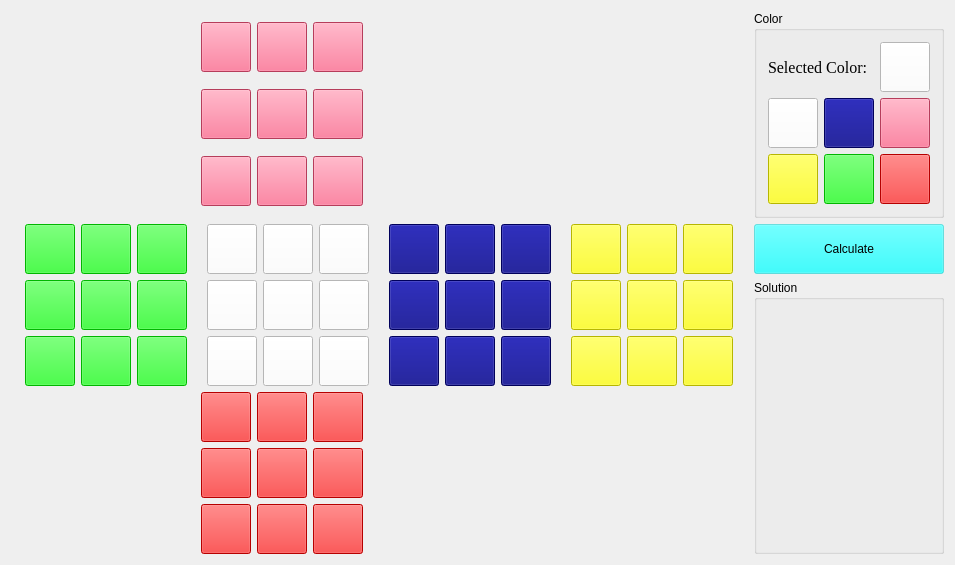
<?xml version="1.0" encoding="UTF-8"?>
<ui version="4.0">
 <class>CubeSolver</class>
 <widget class="QMainWindow" name="CubeSolver">
  <property name="geometry">
   <rect>
    <x>0</x>
    <y>0</y>
    <width>955</width>
    <height>560</height>
   </rect>
  </property>
  <property name="windowTitle">
   <string>CubeSolver</string>
  </property>
  <widget class="QWidget" name="centralWidget">
   <layout class="QGridLayout" name="gridLayout_6">
    <item row="0" column="0">
     <spacer name="horizontalSpacer_2">
      <property name="orientation">
       <enum>Qt::Horizontal</enum>
      </property>
      <property name="sizeHint" stdset="0">
       <size>
        <width>185</width>
        <height>20</height>
       </size>
      </property>
     </spacer>
    </item>
    <item row="0" column="1">
     <layout class="QGridLayout" name="gridLayout_10">
      <item row="2" column="1">
       <widget class="QPushButton" name="U7">
        <property name="minimumSize">
         <size>
          <width>50</width>
          <height>50</height>
         </size>
        </property>
        <property name="maximumSize">
         <size>
          <width>50</width>
          <height>50</height>
         </size>
        </property>
        <property name="styleSheet">
         <string notr="true">background-color: rgba(255, 85, 127, 255);</string>
        </property>
        <property name="text">
         <string/>
        </property>
       </widget>
      </item>
      <item row="0" column="2">
       <widget class="QPushButton" name="U2">
        <property name="minimumSize">
         <size>
          <width>50</width>
          <height>50</height>
         </size>
        </property>
        <property name="maximumSize">
         <size>
          <width>50</width>
          <height>50</height>
         </size>
        </property>
        <property name="styleSheet">
         <string notr="true">background-color: rgba(255, 85, 127, 255);</string>
        </property>
        <property name="text">
         <string/>
        </property>
       </widget>
      </item>
      <item row="0" column="1">
       <widget class="QPushButton" name="U1">
        <property name="minimumSize">
         <size>
          <width>50</width>
          <height>50</height>
         </size>
        </property>
        <property name="maximumSize">
         <size>
          <width>50</width>
          <height>50</height>
         </size>
        </property>
        <property name="styleSheet">
         <string notr="true">background-color: rgba(255, 85, 127, 255);</string>
        </property>
        <property name="text">
         <string/>
        </property>
       </widget>
      </item>
      <item row="1" column="1">
       <widget class="QPushButton" name="U4">
        <property name="minimumSize">
         <size>
          <width>50</width>
          <height>50</height>
         </size>
        </property>
        <property name="maximumSize">
         <size>
          <width>50</width>
          <height>50</height>
         </size>
        </property>
        <property name="styleSheet">
         <string notr="true">background-color: rgba(255, 85, 127, 255);</string>
        </property>
        <property name="text">
         <string/>
        </property>
       </widget>
      </item>
      <item row="2" column="2">
       <widget class="QPushButton" name="U8">
        <property name="minimumSize">
         <size>
          <width>50</width>
          <height>50</height>
         </size>
        </property>
        <property name="maximumSize">
         <size>
          <width>50</width>
          <height>50</height>
         </size>
        </property>
        <property name="styleSheet">
         <string notr="true">background-color: rgba(255, 85, 127, 255);</string>
        </property>
        <property name="text">
         <string/>
        </property>
       </widget>
      </item>
      <item row="1" column="2">
       <widget class="QPushButton" name="U5">
        <property name="minimumSize">
         <size>
          <width>50</width>
          <height>50</height>
         </size>
        </property>
        <property name="maximumSize">
         <size>
          <width>50</width>
          <height>50</height>
         </size>
        </property>
        <property name="styleSheet">
         <string notr="true">background-color: rgba(255, 85, 127, 255);</string>
        </property>
        <property name="text">
         <string/>
        </property>
       </widget>
      </item>
      <item row="0" column="0">
       <widget class="QPushButton" name="U0">
        <property name="minimumSize">
         <size>
          <width>50</width>
          <height>50</height>
         </size>
        </property>
        <property name="maximumSize">
         <size>
          <width>50</width>
          <height>50</height>
         </size>
        </property>
        <property name="styleSheet">
         <string notr="true">background-color: rgba(255, 85, 127, 255);</string>
        </property>
        <property name="text">
         <string/>
        </property>
       </widget>
      </item>
      <item row="1" column="0">
       <widget class="QPushButton" name="U3">
        <property name="minimumSize">
         <size>
          <width>50</width>
          <height>50</height>
         </size>
        </property>
        <property name="maximumSize">
         <size>
          <width>50</width>
          <height>50</height>
         </size>
        </property>
        <property name="styleSheet">
         <string notr="true">background-color: rgba(255, 85, 127, 255);</string>
        </property>
        <property name="text">
         <string/>
        </property>
       </widget>
      </item>
      <item row="2" column="0">
       <widget class="QPushButton" name="U6">
        <property name="minimumSize">
         <size>
          <width>50</width>
          <height>50</height>
         </size>
        </property>
        <property name="maximumSize">
         <size>
          <width>50</width>
          <height>50</height>
         </size>
        </property>
        <property name="styleSheet">
         <string notr="true">background-color: rgba(255, 85, 127, 255);</string>
        </property>
        <property name="text">
         <string/>
        </property>
       </widget>
      </item>
     </layout>
    </item>
    <item row="0" column="2">
     <spacer name="horizontalSpacer_3">
      <property name="orientation">
       <enum>Qt::Horizontal</enum>
      </property>
      <property name="sizeHint" stdset="0">
       <size>
        <width>380</width>
        <height>20</height>
       </size>
      </property>
     </spacer>
    </item>
    <item row="0" column="3">
     <widget class="QGroupBox" name="groupBox">
      <property name="title">
       <string>Color</string>
      </property>
      <layout class="QGridLayout" name="gridLayout_4">
       <item row="0" column="0">
        <layout class="QGridLayout" name="gridLayout_3">
         <item row="0" column="0" colspan="2">
          <widget class="QLabel" name="label">
           <property name="font">
            <font>
             <family>Times New Roman</family>
             <pointsize>12</pointsize>
            </font>
           </property>
           <property name="text">
            <string>Selected Color:</string>
           </property>
          </widget>
         </item>
         <item row="0" column="2">
          <widget class="QPushButton" name="targetColor">
           <property name="minimumSize">
            <size>
             <width>50</width>
             <height>50</height>
            </size>
           </property>
           <property name="maximumSize">
            <size>
             <width>50</width>
             <height>50</height>
            </size>
           </property>
           <property name="styleSheet">
            <string notr="true">background-color: rgba(255, 255, 255, 255);</string>
           </property>
           <property name="text">
            <string/>
           </property>
          </widget>
         </item>
         <item row="1" column="0">
          <widget class="QPushButton" name="color0">
           <property name="minimumSize">
            <size>
             <width>50</width>
             <height>50</height>
            </size>
           </property>
           <property name="maximumSize">
            <size>
             <width>50</width>
             <height>50</height>
            </size>
           </property>
           <property name="styleSheet">
            <string notr="true">background-color: rgba(255, 255, 255, 255);</string>
           </property>
           <property name="text">
            <string/>
           </property>
          </widget>
         </item>
         <item row="1" column="1">
          <widget class="QPushButton" name="color1">
           <property name="minimumSize">
            <size>
             <width>50</width>
             <height>50</height>
            </size>
           </property>
           <property name="maximumSize">
            <size>
             <width>50</width>
             <height>50</height>
            </size>
           </property>
           <property name="styleSheet">
            <string notr="true">background-color: rgba(0, 0, 127, 255);</string>
           </property>
           <property name="text">
            <string/>
           </property>
          </widget>
         </item>
         <item row="1" column="2">
          <widget class="QPushButton" name="color2">
           <property name="minimumSize">
            <size>
             <width>50</width>
             <height>50</height>
            </size>
           </property>
           <property name="maximumSize">
            <size>
             <width>50</width>
             <height>50</height>
            </size>
           </property>
           <property name="styleSheet">
            <string notr="true">background-color: rgba(255, 85, 127, 255);</string>
           </property>
           <property name="text">
            <string/>
           </property>
          </widget>
         </item>
         <item row="2" column="0">
          <widget class="QPushButton" name="color3">
           <property name="minimumSize">
            <size>
             <width>50</width>
             <height>50</height>
            </size>
           </property>
           <property name="maximumSize">
            <size>
             <width>50</width>
             <height>50</height>
            </size>
           </property>
           <property name="styleSheet">
            <string notr="true">background-color: rgba(255, 255, 0, 255);</string>
           </property>
           <property name="text">
            <string/>
           </property>
          </widget>
         </item>
         <item row="2" column="1">
          <widget class="QPushButton" name="color4">
           <property name="minimumSize">
            <size>
             <width>50</width>
             <height>50</height>
            </size>
           </property>
           <property name="maximumSize">
            <size>
             <width>50</width>
             <height>50</height>
            </size>
           </property>
           <property name="styleSheet">
            <string notr="true">background-color: rgba(0, 255, 0, 255);</string>
           </property>
           <property name="text">
            <string/>
           </property>
          </widget>
         </item>
         <item row="2" column="2">
          <widget class="QPushButton" name="color5">
           <property name="minimumSize">
            <size>
             <width>50</width>
             <height>50</height>
            </size>
           </property>
           <property name="maximumSize">
            <size>
             <width>50</width>
             <height>50</height>
            </size>
           </property>
           <property name="styleSheet">
            <string notr="true">background-color: rgba(255, 0, 0, 255);</string>
           </property>
           <property name="text">
            <string/>
           </property>
          </widget>
         </item>
        </layout>
       </item>
      </layout>
     </widget>
    </item>
    <item row="1" column="0" rowspan="2" colspan="3">
     <layout class="QHBoxLayout" name="horizontalLayout">
      <item>
       <layout class="QGridLayout" name="gridLayout">
        <item row="2" column="2">
         <widget class="QPushButton" name="L8">
          <property name="minimumSize">
           <size>
            <width>50</width>
            <height>50</height>
           </size>
          </property>
          <property name="maximumSize">
           <size>
            <width>50</width>
            <height>50</height>
           </size>
          </property>
          <property name="styleSheet">
           <string notr="true">background-color: rgba(0, 255, 0, 255);</string>
          </property>
          <property name="text">
           <string/>
          </property>
         </widget>
        </item>
        <item row="2" column="1">
         <widget class="QPushButton" name="L7">
          <property name="minimumSize">
           <size>
            <width>50</width>
            <height>50</height>
           </size>
          </property>
          <property name="maximumSize">
           <size>
            <width>50</width>
            <height>50</height>
           </size>
          </property>
          <property name="styleSheet">
           <string notr="true">background-color: rgba(0, 255, 0, 255);</string>
          </property>
          <property name="text">
           <string/>
          </property>
         </widget>
        </item>
        <item row="1" column="2">
         <widget class="QPushButton" name="L5">
          <property name="minimumSize">
           <size>
            <width>50</width>
            <height>50</height>
           </size>
          </property>
          <property name="maximumSize">
           <size>
            <width>50</width>
            <height>50</height>
           </size>
          </property>
          <property name="styleSheet">
           <string notr="true">background-color: rgba(0, 255, 0, 255);</string>
          </property>
          <property name="text">
           <string/>
          </property>
         </widget>
        </item>
        <item row="0" column="1">
         <widget class="QPushButton" name="L1">
          <property name="minimumSize">
           <size>
            <width>50</width>
            <height>50</height>
           </size>
          </property>
          <property name="maximumSize">
           <size>
            <width>50</width>
            <height>50</height>
           </size>
          </property>
          <property name="styleSheet">
           <string notr="true">background-color: rgba(0, 255, 0, 255);</string>
          </property>
          <property name="text">
           <string/>
          </property>
         </widget>
        </item>
        <item row="1" column="1">
         <widget class="QPushButton" name="L4">
          <property name="minimumSize">
           <size>
            <width>50</width>
            <height>50</height>
           </size>
          </property>
          <property name="maximumSize">
           <size>
            <width>50</width>
            <height>50</height>
           </size>
          </property>
          <property name="styleSheet">
           <string notr="true">background-color: rgba(0, 255, 0, 255);</string>
          </property>
          <property name="text">
           <string/>
          </property>
         </widget>
        </item>
        <item row="0" column="2">
         <widget class="QPushButton" name="L2">
          <property name="minimumSize">
           <size>
            <width>50</width>
            <height>50</height>
           </size>
          </property>
          <property name="maximumSize">
           <size>
            <width>50</width>
            <height>50</height>
           </size>
          </property>
          <property name="styleSheet">
           <string notr="true">background-color: rgba(0, 255, 0, 255);</string>
          </property>
          <property name="text">
           <string/>
          </property>
         </widget>
        </item>
        <item row="0" column="0">
         <widget class="QPushButton" name="L0">
          <property name="minimumSize">
           <size>
            <width>50</width>
            <height>50</height>
           </size>
          </property>
          <property name="maximumSize">
           <size>
            <width>50</width>
            <height>50</height>
           </size>
          </property>
          <property name="styleSheet">
           <string notr="true">background-color: rgba(0, 255, 0, 255);</string>
          </property>
          <property name="text">
           <string/>
          </property>
         </widget>
        </item>
        <item row="1" column="0">
         <widget class="QPushButton" name="L3">
          <property name="minimumSize">
           <size>
            <width>50</width>
            <height>50</height>
           </size>
          </property>
          <property name="maximumSize">
           <size>
            <width>50</width>
            <height>50</height>
           </size>
          </property>
          <property name="styleSheet">
           <string notr="true">background-color: rgba(0, 255, 0, 255);</string>
          </property>
          <property name="text">
           <string/>
          </property>
         </widget>
        </item>
        <item row="2" column="0">
         <widget class="QPushButton" name="L6">
          <property name="minimumSize">
           <size>
            <width>50</width>
            <height>50</height>
           </size>
          </property>
          <property name="maximumSize">
           <size>
            <width>50</width>
            <height>50</height>
           </size>
          </property>
          <property name="styleSheet">
           <string notr="true">background-color: rgba(0, 255, 0, 255);</string>
          </property>
          <property name="text">
           <string/>
          </property>
         </widget>
        </item>
       </layout>
      </item>
      <item>
       <layout class="QGridLayout" name="gridLayout_2">
        <item row="0" column="2">
         <widget class="QPushButton" name="F2">
          <property name="minimumSize">
           <size>
            <width>50</width>
            <height>50</height>
           </size>
          </property>
          <property name="maximumSize">
           <size>
            <width>50</width>
            <height>50</height>
           </size>
          </property>
          <property name="styleSheet">
           <string notr="true">background-color: rgba(255, 255, 255, 255);</string>
          </property>
          <property name="text">
           <string/>
          </property>
         </widget>
        </item>
        <item row="0" column="1">
         <widget class="QPushButton" name="F1">
          <property name="minimumSize">
           <size>
            <width>50</width>
            <height>50</height>
           </size>
          </property>
          <property name="maximumSize">
           <size>
            <width>50</width>
            <height>50</height>
           </size>
          </property>
          <property name="styleSheet">
           <string notr="true">background-color: rgba(255, 255, 255, 255);</string>
          </property>
          <property name="text">
           <string/>
          </property>
         </widget>
        </item>
        <item row="1" column="2">
         <widget class="QPushButton" name="F5">
          <property name="minimumSize">
           <size>
            <width>50</width>
            <height>50</height>
           </size>
          </property>
          <property name="maximumSize">
           <size>
            <width>50</width>
            <height>50</height>
           </size>
          </property>
          <property name="styleSheet">
           <string notr="true">background-color: rgba(255, 255, 255, 255);</string>
          </property>
          <property name="text">
           <string/>
          </property>
         </widget>
        </item>
        <item row="0" column="0">
         <widget class="QPushButton" name="F0">
          <property name="minimumSize">
           <size>
            <width>50</width>
            <height>50</height>
           </size>
          </property>
          <property name="maximumSize">
           <size>
            <width>50</width>
            <height>50</height>
           </size>
          </property>
          <property name="styleSheet">
           <string notr="true">background-color: rgba(255, 255, 255, 255);</string>
          </property>
          <property name="text">
           <string/>
          </property>
         </widget>
        </item>
        <item row="2" column="2">
         <widget class="QPushButton" name="F8">
          <property name="minimumSize">
           <size>
            <width>50</width>
            <height>50</height>
           </size>
          </property>
          <property name="maximumSize">
           <size>
            <width>50</width>
            <height>50</height>
           </size>
          </property>
          <property name="styleSheet">
           <string notr="true">background-color: rgba(255, 255, 255, 255);</string>
          </property>
          <property name="text">
           <string/>
          </property>
         </widget>
        </item>
        <item row="2" column="1">
         <widget class="QPushButton" name="F7">
          <property name="minimumSize">
           <size>
            <width>50</width>
            <height>50</height>
           </size>
          </property>
          <property name="maximumSize">
           <size>
            <width>50</width>
            <height>50</height>
           </size>
          </property>
          <property name="styleSheet">
           <string notr="true">background-color: rgba(255, 255, 255, 255);</string>
          </property>
          <property name="text">
           <string/>
          </property>
         </widget>
        </item>
        <item row="1" column="0">
         <widget class="QPushButton" name="F3">
          <property name="minimumSize">
           <size>
            <width>50</width>
            <height>50</height>
           </size>
          </property>
          <property name="maximumSize">
           <size>
            <width>50</width>
            <height>50</height>
           </size>
          </property>
          <property name="styleSheet">
           <string notr="true">background-color: rgba(255, 255, 255, 255);</string>
          </property>
          <property name="text">
           <string/>
          </property>
         </widget>
        </item>
        <item row="1" column="1">
         <widget class="QPushButton" name="F4">
          <property name="minimumSize">
           <size>
            <width>50</width>
            <height>50</height>
           </size>
          </property>
          <property name="maximumSize">
           <size>
            <width>50</width>
            <height>50</height>
           </size>
          </property>
          <property name="styleSheet">
           <string notr="true">background-color: rgba(255, 255, 255, 255);</string>
          </property>
          <property name="text">
           <string/>
          </property>
         </widget>
        </item>
        <item row="2" column="0">
         <widget class="QPushButton" name="F6">
          <property name="minimumSize">
           <size>
            <width>50</width>
            <height>50</height>
           </size>
          </property>
          <property name="maximumSize">
           <size>
            <width>50</width>
            <height>50</height>
           </size>
          </property>
          <property name="styleSheet">
           <string notr="true">background-color: rgba(255, 255, 255, 255);</string>
          </property>
          <property name="text">
           <string/>
          </property>
         </widget>
        </item>
       </layout>
      </item>
      <item>
       <layout class="QGridLayout" name="gridLayout_9">
        <item row="0" column="0">
         <widget class="QPushButton" name="R0">
          <property name="minimumSize">
           <size>
            <width>50</width>
            <height>50</height>
           </size>
          </property>
          <property name="maximumSize">
           <size>
            <width>50</width>
            <height>50</height>
           </size>
          </property>
          <property name="styleSheet">
           <string notr="true">background-color: rgba(0, 0, 127, 255);</string>
          </property>
          <property name="text">
           <string/>
          </property>
         </widget>
        </item>
        <item row="0" column="1">
         <widget class="QPushButton" name="R1">
          <property name="minimumSize">
           <size>
            <width>50</width>
            <height>50</height>
           </size>
          </property>
          <property name="maximumSize">
           <size>
            <width>50</width>
            <height>50</height>
           </size>
          </property>
          <property name="styleSheet">
           <string notr="true">background-color: rgba(0, 0, 127, 255);</string>
          </property>
          <property name="text">
           <string/>
          </property>
         </widget>
        </item>
        <item row="0" column="2">
         <widget class="QPushButton" name="R2">
          <property name="minimumSize">
           <size>
            <width>50</width>
            <height>50</height>
           </size>
          </property>
          <property name="maximumSize">
           <size>
            <width>50</width>
            <height>50</height>
           </size>
          </property>
          <property name="styleSheet">
           <string notr="true">background-color: rgba(0, 0, 127, 255);</string>
          </property>
          <property name="text">
           <string/>
          </property>
         </widget>
        </item>
        <item row="1" column="0">
         <widget class="QPushButton" name="R3">
          <property name="minimumSize">
           <size>
            <width>50</width>
            <height>50</height>
           </size>
          </property>
          <property name="maximumSize">
           <size>
            <width>50</width>
            <height>50</height>
           </size>
          </property>
          <property name="styleSheet">
           <string notr="true">background-color: rgba(0, 0, 127, 255);</string>
          </property>
          <property name="text">
           <string/>
          </property>
         </widget>
        </item>
        <item row="1" column="1">
         <widget class="QPushButton" name="R4">
          <property name="minimumSize">
           <size>
            <width>50</width>
            <height>50</height>
           </size>
          </property>
          <property name="maximumSize">
           <size>
            <width>50</width>
            <height>50</height>
           </size>
          </property>
          <property name="styleSheet">
           <string notr="true">background-color: rgba(0, 0, 127, 255);</string>
          </property>
          <property name="text">
           <string/>
          </property>
         </widget>
        </item>
        <item row="1" column="2">
         <widget class="QPushButton" name="R5">
          <property name="minimumSize">
           <size>
            <width>50</width>
            <height>50</height>
           </size>
          </property>
          <property name="maximumSize">
           <size>
            <width>50</width>
            <height>50</height>
           </size>
          </property>
          <property name="styleSheet">
           <string notr="true">background-color: rgba(0, 0, 127, 255);</string>
          </property>
          <property name="text">
           <string/>
          </property>
         </widget>
        </item>
        <item row="2" column="0">
         <widget class="QPushButton" name="R6">
          <property name="minimumSize">
           <size>
            <width>50</width>
            <height>50</height>
           </size>
          </property>
          <property name="maximumSize">
           <size>
            <width>50</width>
            <height>50</height>
           </size>
          </property>
          <property name="styleSheet">
           <string notr="true">background-color: rgba(0, 0, 127, 255);</string>
          </property>
          <property name="text">
           <string/>
          </property>
         </widget>
        </item>
        <item row="2" column="1">
         <widget class="QPushButton" name="R7">
          <property name="minimumSize">
           <size>
            <width>50</width>
            <height>50</height>
           </size>
          </property>
          <property name="maximumSize">
           <size>
            <width>50</width>
            <height>50</height>
           </size>
          </property>
          <property name="styleSheet">
           <string notr="true">background-color: rgba(0, 0, 127, 255);</string>
          </property>
          <property name="text">
           <string/>
          </property>
         </widget>
        </item>
        <item row="2" column="2">
         <widget class="QPushButton" name="R8">
          <property name="minimumSize">
           <size>
            <width>50</width>
            <height>50</height>
           </size>
          </property>
          <property name="maximumSize">
           <size>
            <width>50</width>
            <height>50</height>
           </size>
          </property>
          <property name="styleSheet">
           <string notr="true">background-color: rgba(0, 0, 127, 255);</string>
          </property>
          <property name="text">
           <string/>
          </property>
         </widget>
        </item>
       </layout>
      </item>
      <item>
       <layout class="QGridLayout" name="gridLayout_8">
        <item row="0" column="2">
         <widget class="QPushButton" name="B2">
          <property name="minimumSize">
           <size>
            <width>50</width>
            <height>50</height>
           </size>
          </property>
          <property name="maximumSize">
           <size>
            <width>50</width>
            <height>50</height>
           </size>
          </property>
          <property name="styleSheet">
           <string notr="true">background-color: rgba(255, 255, 0, 255);</string>
          </property>
          <property name="text">
           <string/>
          </property>
         </widget>
        </item>
        <item row="0" column="1">
         <widget class="QPushButton" name="B1">
          <property name="minimumSize">
           <size>
            <width>50</width>
            <height>50</height>
           </size>
          </property>
          <property name="maximumSize">
           <size>
            <width>50</width>
            <height>50</height>
           </size>
          </property>
          <property name="styleSheet">
           <string notr="true">background-color: rgba(255, 255, 0, 255);</string>
          </property>
          <property name="text">
           <string/>
          </property>
         </widget>
        </item>
        <item row="1" column="2">
         <widget class="QPushButton" name="B5">
          <property name="minimumSize">
           <size>
            <width>50</width>
            <height>50</height>
           </size>
          </property>
          <property name="maximumSize">
           <size>
            <width>50</width>
            <height>50</height>
           </size>
          </property>
          <property name="styleSheet">
           <string notr="true">background-color: rgba(255, 255, 0, 255);</string>
          </property>
          <property name="text">
           <string/>
          </property>
         </widget>
        </item>
        <item row="0" column="0">
         <widget class="QPushButton" name="B0">
          <property name="minimumSize">
           <size>
            <width>50</width>
            <height>50</height>
           </size>
          </property>
          <property name="maximumSize">
           <size>
            <width>50</width>
            <height>50</height>
           </size>
          </property>
          <property name="styleSheet">
           <string notr="true">background-color: rgba(255, 255, 0, 255);</string>
          </property>
          <property name="text">
           <string/>
          </property>
         </widget>
        </item>
        <item row="2" column="2">
         <widget class="QPushButton" name="B8">
          <property name="minimumSize">
           <size>
            <width>50</width>
            <height>50</height>
           </size>
          </property>
          <property name="maximumSize">
           <size>
            <width>50</width>
            <height>50</height>
           </size>
          </property>
          <property name="styleSheet">
           <string notr="true">background-color: rgba(255, 255, 0, 255);</string>
          </property>
          <property name="text">
           <string/>
          </property>
         </widget>
        </item>
        <item row="2" column="1">
         <widget class="QPushButton" name="B7">
          <property name="minimumSize">
           <size>
            <width>50</width>
            <height>50</height>
           </size>
          </property>
          <property name="maximumSize">
           <size>
            <width>50</width>
            <height>50</height>
           </size>
          </property>
          <property name="styleSheet">
           <string notr="true">background-color: rgba(255, 255, 0, 255);</string>
          </property>
          <property name="text">
           <string/>
          </property>
         </widget>
        </item>
        <item row="1" column="0">
         <widget class="QPushButton" name="B3">
          <property name="minimumSize">
           <size>
            <width>50</width>
            <height>50</height>
           </size>
          </property>
          <property name="maximumSize">
           <size>
            <width>50</width>
            <height>50</height>
           </size>
          </property>
          <property name="styleSheet">
           <string notr="true">background-color: rgba(255, 255, 0, 255);</string>
          </property>
          <property name="text">
           <string/>
          </property>
         </widget>
        </item>
        <item row="1" column="1">
         <widget class="QPushButton" name="B4">
          <property name="minimumSize">
           <size>
            <width>50</width>
            <height>50</height>
           </size>
          </property>
          <property name="maximumSize">
           <size>
            <width>50</width>
            <height>50</height>
           </size>
          </property>
          <property name="styleSheet">
           <string notr="true">background-color: rgba(255, 255, 0, 255);</string>
          </property>
          <property name="text">
           <string/>
          </property>
         </widget>
        </item>
        <item row="2" column="0">
         <widget class="QPushButton" name="B6">
          <property name="minimumSize">
           <size>
            <width>50</width>
            <height>50</height>
           </size>
          </property>
          <property name="maximumSize">
           <size>
            <width>50</width>
            <height>50</height>
           </size>
          </property>
          <property name="styleSheet">
           <string notr="true">background-color: rgba(255, 255, 0, 255);</string>
          </property>
          <property name="text">
           <string/>
          </property>
         </widget>
        </item>
       </layout>
      </item>
     </layout>
    </item>
    <item row="1" column="3">
     <widget class="QPushButton" name="calculate">
      <property name="minimumSize">
       <size>
        <width>0</width>
        <height>50</height>
       </size>
      </property>
      <property name="maximumSize">
       <size>
        <width>16777215</width>
        <height>16777215</height>
       </size>
      </property>
      <property name="styleSheet">
       <string notr="true">background-color: rgba(0, 255, 255, 100);</string>
      </property>
      <property name="text">
       <string>Calculate</string>
      </property>
     </widget>
    </item>
    <item row="2" column="3" rowspan="2">
     <widget class="QGroupBox" name="groupBox_2">
      <property name="title">
       <string>Solution</string>
      </property>
      <layout class="QGridLayout" name="gridLayout_5">
       <item row="0" column="0">
        <widget class="QLabel" name="moveSolution">
         <property name="text">
          <string/>
         </property>
        </widget>
       </item>
      </layout>
     </widget>
    </item>
    <item row="3" column="0">
     <spacer name="horizontalSpacer">
      <property name="orientation">
       <enum>Qt::Horizontal</enum>
      </property>
      <property name="sizeHint" stdset="0">
       <size>
        <width>185</width>
        <height>20</height>
       </size>
      </property>
     </spacer>
    </item>
    <item row="3" column="1">
     <layout class="QGridLayout" name="gridLayout_14">
      <item row="0" column="2">
       <widget class="QPushButton" name="D2">
        <property name="minimumSize">
         <size>
          <width>50</width>
          <height>50</height>
         </size>
        </property>
        <property name="maximumSize">
         <size>
          <width>50</width>
          <height>50</height>
         </size>
        </property>
        <property name="styleSheet">
         <string notr="true">background-color: rgba(255, 0, 0, 255);</string>
        </property>
        <property name="text">
         <string/>
        </property>
       </widget>
      </item>
      <item row="0" column="1">
       <widget class="QPushButton" name="D1">
        <property name="minimumSize">
         <size>
          <width>50</width>
          <height>50</height>
         </size>
        </property>
        <property name="maximumSize">
         <size>
          <width>50</width>
          <height>50</height>
         </size>
        </property>
        <property name="styleSheet">
         <string notr="true">background-color: rgba(255, 0, 0, 255);</string>
        </property>
        <property name="text">
         <string/>
        </property>
       </widget>
      </item>
      <item row="1" column="2">
       <widget class="QPushButton" name="D5">
        <property name="minimumSize">
         <size>
          <width>50</width>
          <height>50</height>
         </size>
        </property>
        <property name="maximumSize">
         <size>
          <width>50</width>
          <height>50</height>
         </size>
        </property>
        <property name="styleSheet">
         <string notr="true">background-color: rgba(255, 0, 0, 255);</string>
        </property>
        <property name="text">
         <string/>
        </property>
       </widget>
      </item>
      <item row="0" column="0">
       <widget class="QPushButton" name="D0">
        <property name="minimumSize">
         <size>
          <width>50</width>
          <height>50</height>
         </size>
        </property>
        <property name="maximumSize">
         <size>
          <width>50</width>
          <height>50</height>
         </size>
        </property>
        <property name="styleSheet">
         <string notr="true">background-color: rgba(255, 0, 0, 255);</string>
        </property>
        <property name="text">
         <string/>
        </property>
       </widget>
      </item>
      <item row="2" column="2">
       <widget class="QPushButton" name="D8">
        <property name="minimumSize">
         <size>
          <width>50</width>
          <height>50</height>
         </size>
        </property>
        <property name="maximumSize">
         <size>
          <width>50</width>
          <height>50</height>
         </size>
        </property>
        <property name="styleSheet">
         <string notr="true">background-color: rgba(255, 0, 0, 255);</string>
        </property>
        <property name="text">
         <string/>
        </property>
       </widget>
      </item>
      <item row="2" column="1">
       <widget class="QPushButton" name="D7">
        <property name="minimumSize">
         <size>
          <width>50</width>
          <height>50</height>
         </size>
        </property>
        <property name="maximumSize">
         <size>
          <width>50</width>
          <height>50</height>
         </size>
        </property>
        <property name="styleSheet">
         <string notr="true">background-color: rgba(255, 0, 0, 255);</string>
        </property>
        <property name="text">
         <string/>
        </property>
       </widget>
      </item>
      <item row="1" column="0">
       <widget class="QPushButton" name="D3">
        <property name="minimumSize">
         <size>
          <width>50</width>
          <height>50</height>
         </size>
        </property>
        <property name="maximumSize">
         <size>
          <width>50</width>
          <height>50</height>
         </size>
        </property>
        <property name="styleSheet">
         <string notr="true">background-color: rgba(255, 0, 0, 255);</string>
        </property>
        <property name="text">
         <string/>
        </property>
       </widget>
      </item>
      <item row="1" column="1">
       <widget class="QPushButton" name="D4">
        <property name="minimumSize">
         <size>
          <width>50</width>
          <height>50</height>
         </size>
        </property>
        <property name="maximumSize">
         <size>
          <width>50</width>
          <height>50</height>
         </size>
        </property>
        <property name="styleSheet">
         <string notr="true">background-color: rgba(255, 0, 0, 255);</string>
        </property>
        <property name="text">
         <string/>
        </property>
       </widget>
      </item>
      <item row="2" column="0">
       <widget class="QPushButton" name="D6">
        <property name="minimumSize">
         <size>
          <width>50</width>
          <height>50</height>
         </size>
        </property>
        <property name="maximumSize">
         <size>
          <width>50</width>
          <height>50</height>
         </size>
        </property>
        <property name="styleSheet">
         <string notr="true">background-color: rgba(255, 0, 0, 255);</string>
        </property>
        <property name="text">
         <string/>
        </property>
       </widget>
      </item>
     </layout>
    </item>
    <item row="3" column="2">
     <spacer name="horizontalSpacer_4">
      <property name="orientation">
       <enum>Qt::Horizontal</enum>
      </property>
      <property name="sizeHint" stdset="0">
       <size>
        <width>380</width>
        <height>20</height>
       </size>
      </property>
     </spacer>
    </item>
   </layout>
  </widget>
 </widget>
 <layoutdefault spacing="6" margin="11"/>
 <resources/>
 <connections/>
</ui>
